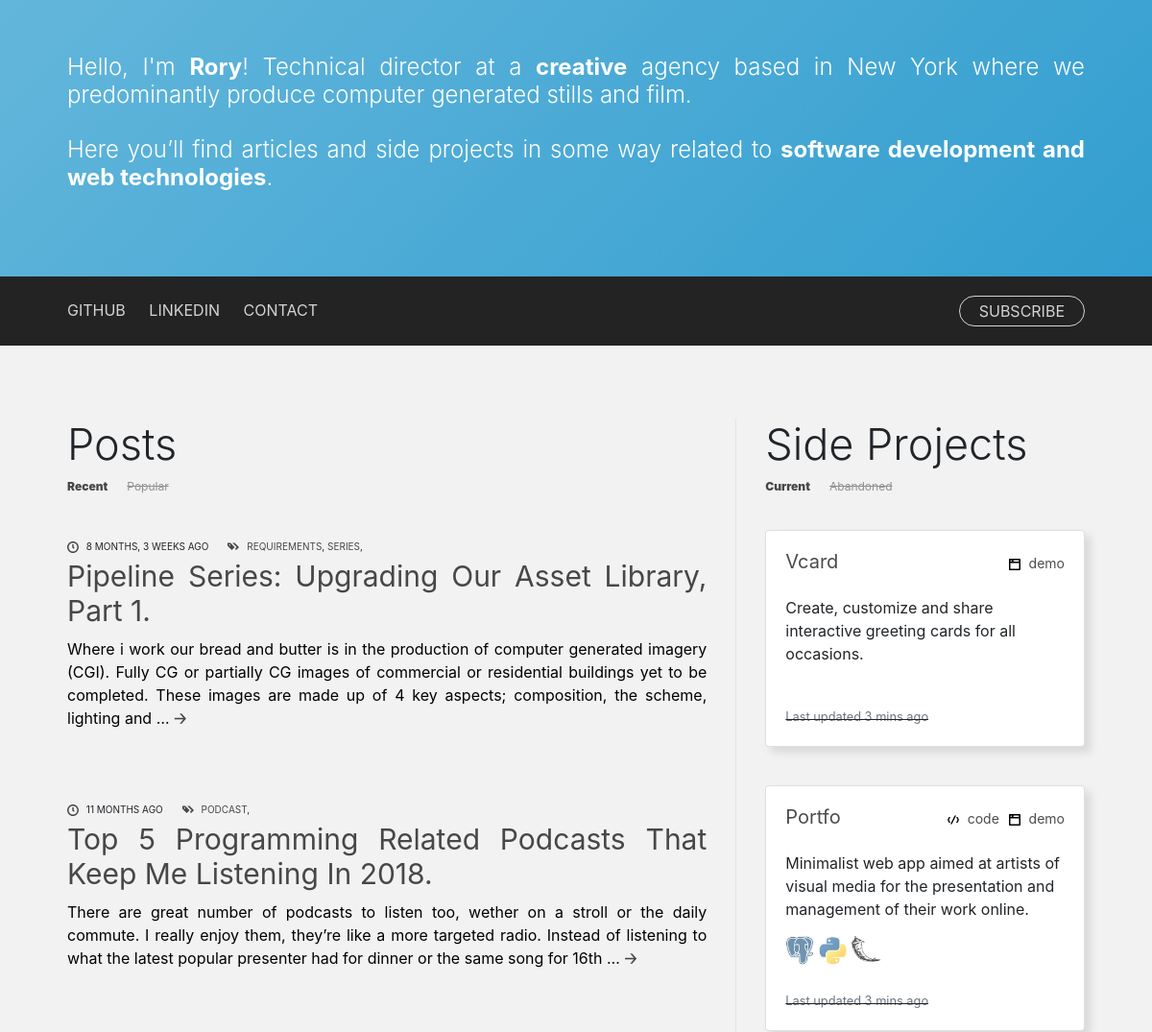
The app's page / (upper part), older data.
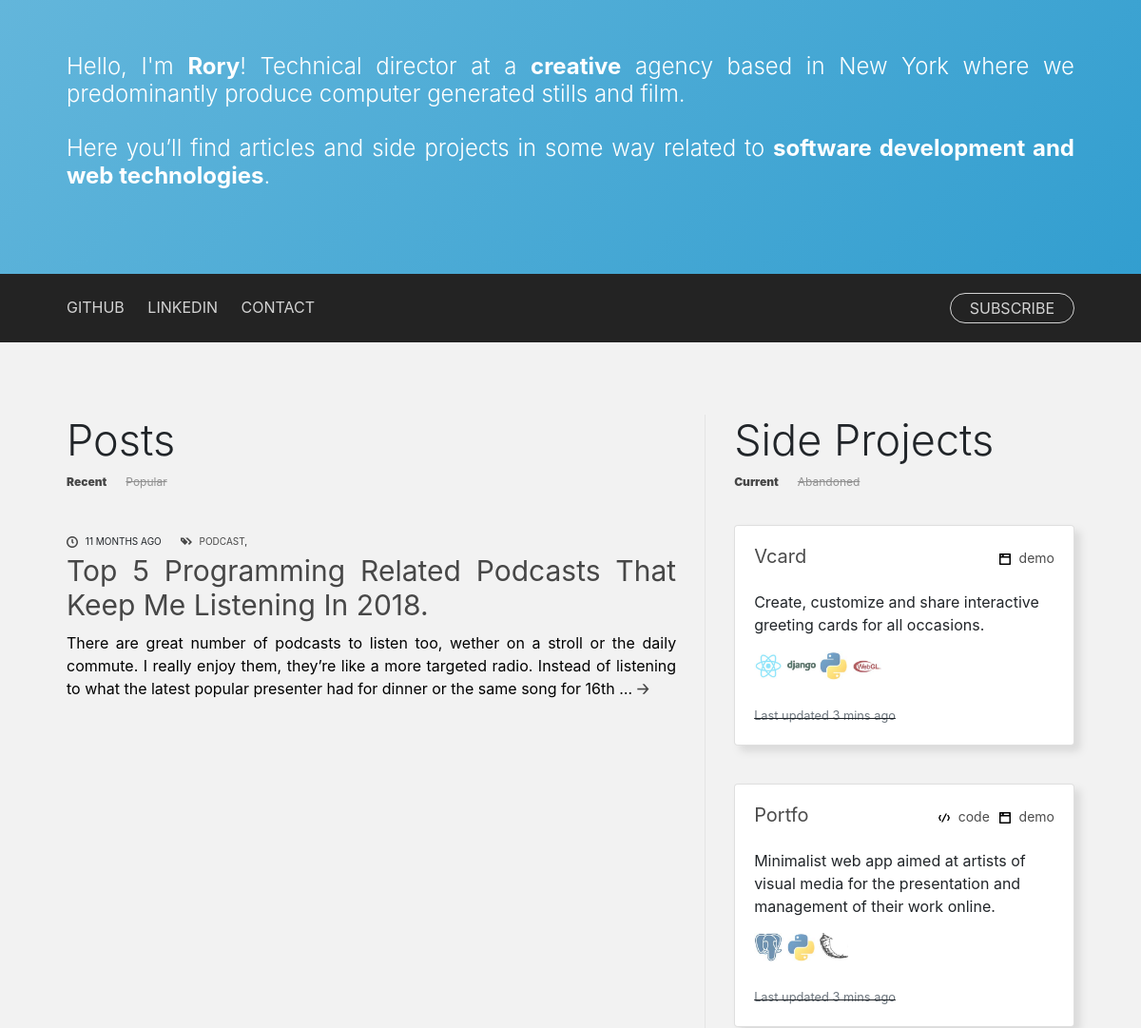
The same page, newer data.
### blog/models.py (models this page shows, shortened)
class Post(models.Model):
    next_post = models.IntegerField(null=True, blank=True)
    previous_post = models.IntegerField(null=True, blank=True)
    name = models.CharField(max_length=200)
    content = models.CharField(max_length=5000)
    pub_date = models.DateTimeField('date published')
    strap = models.CharField(max_length=300)
    tags = models.ManyToManyField(Tag, blank=True)
    project = models.ForeignKey(Project, on_delete=models.CASCADE, related_name='posts', null=True, blank=True)
    cover_img = models.CharField(max_length=200, null=True, blank=True)
    published = models.BooleanField(default=False)
    techspec = models.BooleanField(default=False)
    viewed = models.IntegerField(default=0)

class Tag(models.Model):
    name = models.CharField(max_length=30)
    def __str__(self):
        return self.name

class Project(models.Model):
    name = models.CharField(max_length=200)
    pub_date = models.DateTimeField('date published')
    strap = models.CharField(max_length=300)
    content = models.CharField(max_length=5000)
    tags = models.ManyToManyField(Tag, blank=True)
    cover_img = models.CharField(max_length=200)
    published = models.BooleanField(default=False)
    repo = models.CharField(max_length=200, null=True, blank=True)
    demo = models.CharField(max_length=200, null=True, blank=True)

class UsedSoftware(models.Model):
    name = models.CharField(max_length=200)
    small_logo = models.CharField(max_length=200)
    projects = models.ManyToManyField(Project, blank=True)
    website = models.CharField(max_length=200)
    def __str__(self):
        return self.name

### blog/views.py (the view)
# urls.py: path('', views.index, name='index'),
def index(request):
    articles = Post.objects.filter(
        published=True, project=None
        ).order_by('-pub_date')
    projects = Project.objects.filter(
        published=True
        ).order_by('-pub_date')
    context = standard_context
    context['articles'] = articles
    context['projects'] = projects
    return render(request, 'blog/index.html', context)

### blog/templates/blog/index.html (shortened to what this page needs)
{% extends "blog/base.html" %} {% load static %} {% block content %}
<div style="background: linear-gradient(135deg, rgba(99,182,219,1) 0%,rgba(48,157,207,1) 100%);">
  <div class="container content-intro">
    <p style="height:40px"></p>
    <p class="display-4" style="font-size: 24px;text-align:justify;">
      Hello, I'm
      <span style="font-weight: bold;"><a href="mailto:hello@flatlands.io">Rory</a></span>! Technical director at a
      <span style="font-weight: bold;">creative</span> agency based in New York
      where we predominantly produce computer generated stills and film.
      <br /><br />
      Here you’ll find articles and side projects in some way related to
      <span style="font-weight: bold;">software development and web technologies</span>.
    </p>
  </div>
  <br />
  <br />
  <br />
  {% include "blog/menu.html" %}
</div>
<p style="height:60px;"></p>
<div class="container content">
  <div class="content-index">
    <div style="display: flex; flex-direction: column;">
      <h1 class="display-4" style="font-size:45px;">Posts</h1>
      <div style="display:flex;">
        <a href="#" style="font-size: 12px; font-weight: 900;">Recent</a>
        <a href="#" style="text-indent: 20px;font-size: 12px;color:dimgrey;"><s>Popular</s></a>
      </div>
      <p style="height:10px;"></p>
      {% if articles %}
      <p style="height:4px;"></p>
      {% for article in articles %} {% if article.project == None %}
      <div class="indexlistpost">
        <div class="blogpostheader">
          <div class="bloglistpostdate">
            <img class="iconic-svg" src="{% static 'blog/svg/clock.svg' %}" alt="clock icon" />
            {{ article.pub_date | timesince | upper }} AGO
          </div>
          <div class="bloglistpostdate">
            <img class="iconic-svg" src="{% static 'blog/svg/tags.svg' %}" alt="tags icon" />
            {% for tag in article.tags.all %}
            <a href="/search/{{tag|lower}}" style="color: black;">{{tag|upper}}</a>, {% endfor %}
          </div>
        </div>
        <div class="display-4 bloglistpostname">
          <a href="/articles/{{article.id}}/" style="text-align: justify;">{{ article.name | title }}.</a>
        </div>
        <div style="color: black;text-align: justify;">
          {{ article.strap | capfirst | truncatewords:45 }}
          <a href="/articles/{{ article.id }}" style="font-weight: bolder;font-style: normal;">🡢</a>
        </div>
      </div>
      <p style="height:60px;"></p>
      {% endif %} {% endfor %}
      <p style="height:40px;"></p>
      {% else %}
      <p>No Articles :(</p>
      {% endif %}
    </div>
    <div class="project-comp">
      <div>
        {% include "blog/project_comp.html" %}
      </div>
    </div>
  </div>
</div>
{% endblock %}

### blog/templates/blog/project_comp.html
{% load static %}
{% if projects %}
<h1 class="display-4" style="font-size:45px;">Side Projects</h1>
<div style="display:flex;">
  <a href="" style="font-size: 12px; font-weight: 900;">Current</a>
  <a href="" style="text-indent: 20px;font-size: 12px;color:dimgrey;"><s>Abandoned</s></a>
</div>
<p style="height:20px;"></p>
{% for project in projects %}
<div class="card mb-3" style="filter: drop-shadow(6px 6px 4px rgba(0, 0, 0, .1));">
  <div class="card-body">
    <h5 class="card-title">
      <div style="display: flex; flex-direction: row; justify-content: space-between">
        <div>
          <h5 class="card-title">
            <a href="/projects/{{ project.id }}/">{{project.name|capfirst}}</a>
          </h5>
        </div>
        <div style="display: flex;">
          <div style="display: flex; flex-direction: row; justify-content: space-between">
            <div style="display: flex;">
              <div>
                {% if project.repo == None %}
                {% else %}
                <span style="font-size: 14px;">
                  <img class="iconic-svg-small" src="{% static 'blog/svg/code.svg' %}" alt="code icon">
                  <a href="{{project.repo}}">code</a>
                </span>
                {% endif %}
              </div>
              <div style="padding-left:10px;">
                <span style="font-size: 14px;">
                  <img class="iconic-svg-small" src="{% static 'blog/svg/browser.svg' %}" alt="code icon">
                  <a href="{{project.demo}}">demo</a>
                </span>
              </div>
            </div>
          </div>
    </h5>
    <p class="card-text">
      {{project.strap|capfirst|truncatewords:50}}
    </p>
    <div>
      {% for tech in project.usedsoftware_set.all %}
      <a href="{{tech.website}}">
        <img class="tech-icon" src="{% static 'blog/img/'|add:tech.small_logo %}" alt="{{tech}} icon">
      </a>
      {% endfor %}
    </div>
    <br>
    <s>
      <p class="card-text"><small class="text-muted">Last updated 3 mins ago</small></p>
    </s>
  </div>
</div>
<br> {% endfor %} {% else %} No Projects :( {% endif %}

Row changes from the older to the newer data that the page shows:
no longer on this page (row edited): Post: pub_date "8 MONTHS, 3 WEEKS", name "Pipeline Series: Upgrading Our Asset Library, Part 1", strap "Where i work our bread and butter is in the production of computer generated imagery (CGI). Fully CG or partially CG images of commercial or residential buildings yet to be completed. These images are made up of 4 key aspects; composition, the scheme, lighting and …"
no longer on this page (row unchanged): Tag: name "REQUIREMENTS", shown under "8 MONTHS, 3 WEEKS"
no longer on this page (row unchanged): Tag: name "SERIES", shown under "8 MONTHS, 3 WEEKS"
changed Project "Vcard": gains UsedSoftware (small_logo+name (picture))
added UsedSoftware: small_logo+name (picture), shown under Project "Vcard"
